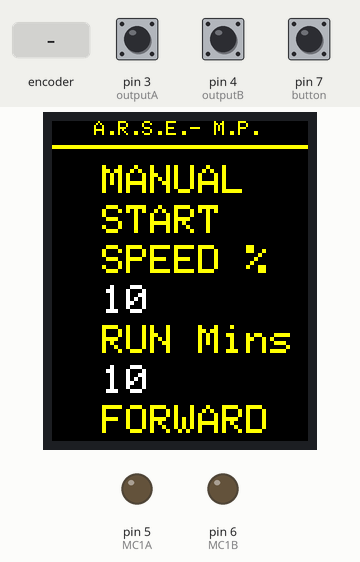
Simulated run of this sketch. Board: Arduino Nano, built with avr-gcc and run on an emulated ATmega328P. Shown: 128×160 colour display, output pins drawn as LEDs (lit = HIGH). Inputs (shaded band) come from the test bench; at power-on: pin 7 (button) HIGH, pin 3 (outputA) HIGH, pin 4 (outputB) HIGH. What the sketch prints to the serial monitor is not drawn.

Above: at 6.4 s.
6.5 s: pin 7 (button) pulled LOW for 0.15 s
At 6.8 s:
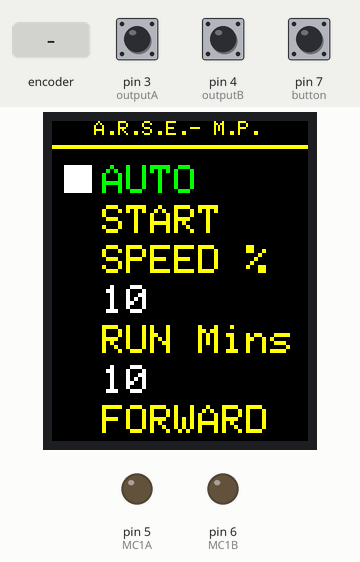
8.1 s: rotary encoder on pin 3 (outputA) / pin 4 (outputB) turned 3 steps (first pin leading)
At 8.9 s:
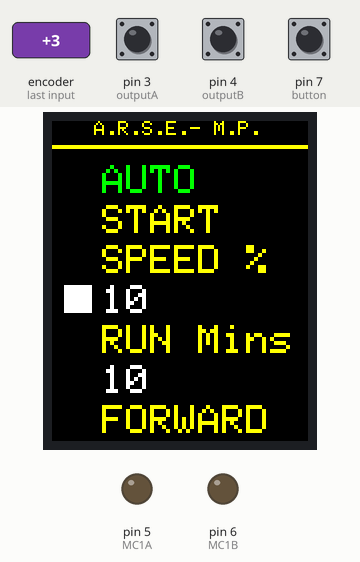
10.2 s: pin 7 (button) pulled LOW for 1 s
At 10.7 s:
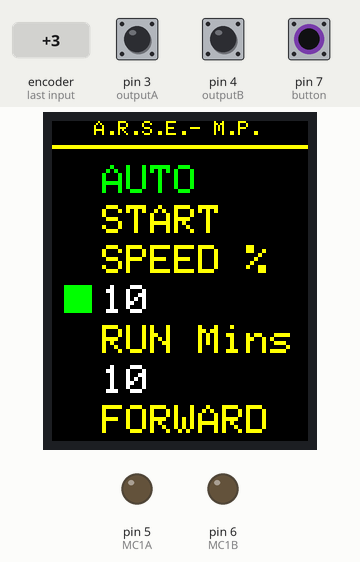
12.7 s: rotary encoder on pin 3 (outputA) / pin 4 (outputB) turned 1 step (first pin leading)
At 13.2 s:
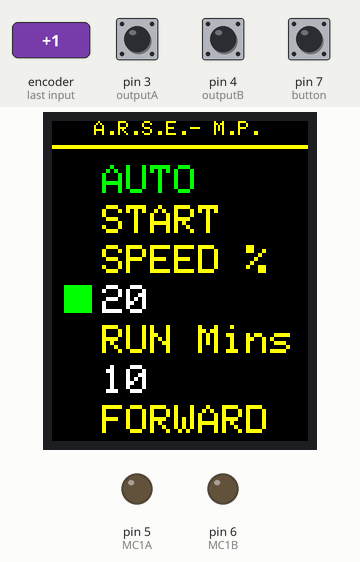
Timing chart, 0 to 15.4 s (numbered marks = the images above; inputs shaded):
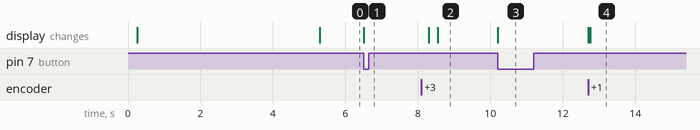

Measured:
- after the input at 6.5 s, the display: changes at once (image 1)
- after the input at 8.1 s, the display: first changes after 0.20 s (image 2 shows a later state)
- after the input at 10.2 s, the display: changes at once (image 3)
- after the input at 12.7 s, the display: first changes at once (image 4 shows a later state)

The sketch:

DCMotorSpeedCTRL.ino
```cpp
// GJB This Works
//BLK - 5V
//RST - D8
//DC  - D9
//CS  - D10
//SDA - D11
//SCK - D13
//VCC - 5V
//GND - GND

/**************************************************************************
  This is a library for several Adafruit displays based on ST77* drivers.

 **************************************************************************/
#include <SPI.h>
#include <Adafruit_GFX.h>    // Core graphics library
#include <Adafruit_ST7735.h> // Hardware-specific library for ST7735

// These pins will also work for the 1.8" TFT shield.
#define TFT_CS        10 //GJB For Nano
#define TFT_RST        8 // Or set to -1 and connect to Arduino RESET pin
#define TFT_DC         9 //GJB for nano

#define MC1A        5  //PWM Pin for motor control
#define MC1B        6  //PWM Pin for motor control

Adafruit_ST7735 tft = Adafruit_ST7735(TFT_CS, TFT_DC, TFT_RST); // This creates the screen object


//Rotary Encoder input including button
int outputA = 3;
int outputB = 4;
int button = 7;

// variables for the Rotary Encoder
int aState;
int oldState;
int bState;
int btnState;
int oldB = 0;

int mode = 0;               // 0 for selecting from the menu, 1 for setting the speed, 2 for setting the time
int sel = 0;                // rotary encoder count 0 - 15
int select = 0;             // menu selection based on 'sel'
int oldselect = 0;          // copy of the last selection
int mspeed = 10;            // The motor speed. nominally in %
int rspeed = 0;             // The actual speed command to the motor (0-255) i.e. mspeed * 2.55
int runMins = 10;           // The minutes it will run for if AUTO mode is selected
bool am = true;             // True=Manual, False=AUTO
bool runStop = true;        // True=Stopped, False=Running
bool rev = true;            // True=Forward, False=Reverse

//Variables for the run timer
unsigned long oldMillis = 0;
unsigned long nowMillis = 0;
unsigned long aMin = 60000;  // 1 minute in milliseconds


int colorB = 0xF800;


// START OF SETUP =========================================
void setup(void) {
  Serial.begin(9600);
  Serial.print(F("Hello! ST77xx TFT Test"));
  // Use this initializer if using a 1.8" TFT screen:
  tft.initR(INITR_GREENTAB);      // Init ST7735S chip, black tab (GREENTAB seems to work better)

  Serial.println(F("Initialized"));

  pinMode(MC1A, OUTPUT);        // Setup the two PWM pins for thr motor
  pinMode(MC1B, OUTPUT);

  tft.fillScreen(ST77XX_BLACK); //Clear the screen to Black

  delay(50);
  tft.setRotation(2);           //Use the screen in portrait mode
  //lame joke intro display
  tft.fillScreen(0x0000);
  testdrawtext("Automatic", ST77XX_YELLOW, 10, 0);
  testdrawtext("Rotary", ST77XX_YELLOW, 10, 10);
  testdrawtext("Sand", ST77XX_YELLOW, 10, 20);
  testdrawtext("Equipment", ST77XX_YELLOW, 10, 30);
  testdrawtext("Metal", ST77XX_YELLOW, 10, 40);
  testdrawtext("Polisher", ST77XX_YELLOW, 10, 50);

  delay(5000);                  //Let the joke sink in for 5 seconds

// The contacts on the Rotary Encoder (The knob) switch to ground, so must be 'pulled up' when open
  pinMode(outputA, INPUT_PULLUP);
  pinMode(outputB, INPUT_PULLUP);
  pinMode(button, INPUT_PULLUP);
  oldState = digitalRead(outputA);

  redrawScreen();
}
//  END OF SETUP ======================================

//  MAIN LOOP =========================================
void loop() {

  // read the selector switch and the button
  btnState = digitalRead(button);
  aState = digitalRead(outputA);
  bState = digitalRead(outputB);

  // Actions dependant on mode
  if (mode == 0) {
    doMode0();        // Menu selection
  }
  if (mode == 1) {
    doMode1();        // Set speed
  }
  if (mode == 2) {
    doMode2();        // set mins
  }
  oldState = aState;

  doButtons(); // deal with any press of the button (The knob)

  //ACTUALLY CONTROL MOTOR
  if (!runStop)
  {
    rspeed=(mspeed*255)/100;
    if (rev)
    {
      analogWrite(MC1A, 0);       // forward
      analogWrite(MC1B, rspeed);
    }
    else
    {
      analogWrite(MC1A, rspeed);   // reverse
      analogWrite(MC1B, 0);
    }
  }
  else
  {
    analogWrite(MC1A, 0);       // Stop !!
    analogWrite(MC1B, 0);
    rspeed=0;
  }

  // TIMED RUN
  if (!runStop && !am && runMins > 0)   // if running in Auto and a valid run time has been set
  {
    nowMillis = millis();
    if (nowMillis - oldMillis >= aMin)
    {
      oldMillis = nowMillis;
      runMins--;                        // every minute decrement the RUN Mins number and update the screen
      showRunTime();
      if (runMins < 1)                  // When the timer reaches zero, stop the motor and update the display
      {
        runStop = true;
        testdrawtext("START", ST77XX_YELLOW, 25, 42);
      }
    }

  }
  else
  {
    oldMillis = millis();
  }
}
//   END OF MAIN LOOP ============================

//  PROCESS THE BUTTON PRESS
void doButtons()
{
  //Serial.print(btnState);
  //Serial.println(oldB);
  if (btnState == 0 && oldB == 1)
  {
    Serial.print(btnState);
    Serial.println(oldB);
    //AUTO MANUAL SELECTION
    if (mode == 0 && select == 0) {
      am = !am;
      tft.setTextSize(2);
      if (am) {
        testdrawtext("MANUAL", ST77XX_YELLOW, 25, 22);
      } else {
        testdrawtext("AUTO  ", ST77XX_GREEN, 25, 22);
      }
      doSquares();
      delay(100);
    }

    // RUN / STOP
    if (mode == 0 && select == 1) {
      runStop = !runStop;
      tft.setTextSize(2);
      if (runStop) {
        testdrawtext("START", ST77XX_YELLOW, 25, 42);
      } else {
        testdrawtext("STOP ", ST77XX_BLUE, 25, 42);
      }
      doSquares();
      delay(100);
    }

    // CHANGE TO MODE 1 AND SET SPEED
    if (select == 2)
    {
      if (mode == 0)
      {
        mode = 1;
        Serial.print(mode);
        //redrawScreen();
        drawarect(6, 14, 82, 14, ST77XX_GREEN);
        delay(200);
      }
      else
        // CHANGE BACK TO Mode 0
      {
        mode = 0;
        doSquares();
        delay(200);
      }
    }
    // CHANGE TO MODE 2 AND SET TIMED RUN
    if (select == 3)
    {
      if (mode == 0)
      {
        mode = 2;
        drawarect(6, 14, 122, 14, ST77XX_GREEN);
        delay(200);
      }
      else
        // CHANGE BACK TO Mode 0
      {
        mode = 0;
        doSquares();
        delay(200);
      }
    }
    // FORWARD  /  REVERSE
    if (mode == 0 && select == 4) {
      rev = !rev;
      tft.setTextSize(2);
      if (rev) {
        testdrawtext("FORWARD", ST77XX_YELLOW, 25, 142);
      } else {
        testdrawtext("REVERSE", ST77XX_BLUE, 25, 142);
      }
      doSquares();
      delay(100);
    }

    Serial.println(mode);

  }
  oldB = btnState;
}
//  MAIN SELECTION
void doMode0()
{
  if (mode == 0 && aState != oldState)
  {
    if (bState != aState)
    {
      sel++;
      if (sel > 15) {
        sel = 0;
      }
    }
    else
    {
      sel--;
      if (sel < 0) {
        sel = 15;
      }
    }
    // Serial.print("Selection = ");
    // Serial.println(sel);
    if (sel >= 0 && sel < 3) {
      select = 0;
    }
    if (sel >= 3 && sel < 6) {
      select = 1;
    }
    if (sel >= 6 && sel < 9) {
      select = 2;
    }
    if (sel >= 9 && sel < 12) {
      select = 3;
    }
    if (sel >= 12 && sel < 15) {
      select = 4;
    }

    if (oldselect != select && select == 0) {

      doSquares();

      oldselect = select;
    }
    if (oldselect != select && select == 1) {

      doSquares();

      oldselect = select;
    }
    if (oldselect != select && select == 2) {

      doSquares();

      oldselect = select;
    }
    if (oldselect != select && select == 3) {

      doSquares();

      oldselect = select;
    }
    if (oldselect != select && select == 4) {

      doSquares();

      oldselect = select;
    }
  }

}
// SET SPEED
void doMode1()
{
  if (aState != oldState)
  {
    if (bState != aState)
    {
      if (mspeed < 100) {
        mspeed += 5;
      }
    }
    else
    {
      if (mspeed > 5) {
        mspeed -= 5;
      }
    }
    tft.setTextColor(ST77XX_WHITE, ST77XX_BLACK);
    tft.setCursor(25, 82);
    tft.print(mspeed, 1);
    tft.print("  ");


  }
}


// SET TIMED RUN
void doMode2()
{
  if (aState != oldState)
  {
    if (bState != aState)
    {
      if (runMins < 120) {
        runMins += 1;
      }
    }
    else
    {
      if (runMins > 1) {
        runMins -= 1;
      }
    }
    showRunTime();
  }
}
// SHOW CURRENT RUN TIME
void showRunTime()
{
  tft.setTextColor(ST77XX_WHITE, ST77XX_BLACK);
  tft.setCursor(25, 122);
  tft.print(runMins, 1);
  tft.print("  ");
}
//REDRAW SELECTION RECTANGLES
void doSquares()
{
  drawarect(5, 16, 21, 140, ST77XX_BLACK);
  if (select == 0) {
    drawarect(6, 14, 22, 14, ST77XX_WHITE);
  }
  if (select == 1) {
    drawarect(6, 14, 42, 14, ST77XX_WHITE);
  }
  if (select == 2) {
    drawarect(6, 14, 82, 14, ST77XX_WHITE);
  }
  if (select == 3) {
    drawarect(6, 14, 122, 14, ST77XX_WHITE);
  }
  if (select == 4) {
    drawarect(6, 14, 142, 14, ST77XX_WHITE);
  }
}


// REFRESH MAIN SCREEN
void redrawScreen()
{
  tft.fillScreen(0x0000);
  tft.setTextSize(1);
  testdrawtext(" A.R.S.E.- M.P.", ST77XX_YELLOW, 15, 0);
  drawarect(0, 160, 12, 2, ST77XX_YELLOW);
  tft.setTextSize(2);
  if (am) {
    testdrawtext("MANUAL", ST77XX_YELLOW, 25, 22);
  } else {
    testdrawtext("AUTO  ", ST77XX_GREEN, 25, 22);
  }
  if (runStop) {
    testdrawtext("START", ST77XX_YELLOW, 25, 42);
  } else {
    testdrawtext("STOP ", ST77XX_BLUE, 25, 42);
  }

  testdrawtext("SPEED %", ST77XX_YELLOW, 25, 62);
  tft.setCursor(25, 82);
  tft.setTextColor(ST77XX_WHITE);
  tft.print(mspeed, 1);

  testdrawtext("RUN Mins", ST77XX_YELLOW, 25, 102);
  tft.setCursor(25, 122);
  tft.setTextColor(ST77XX_WHITE);
  tft.print(runMins, 1);
  if (rev) {
    testdrawtext("FORWARD", ST77XX_YELLOW, 25, 142);
  } else {
    testdrawtext("REVERSE", ST77XX_GREEN, 25, 142);
  }

}

// PRINT SOME TEXT at CURSOR X,Y
void testdrawtext(char *text, uint16_t color, int16_t x, int16_t y) {
  tft.setCursor(x, y);
  tft.setTextColor(color, ST77XX_BLACK);
  tft.setTextWrap(true);
  tft.print(text);
}

//DRAW A RECTANGLE
void drawarect(int16_t x1, int16_t x2, int16_t y1, int16_t y2, uint16_t color)
{
  tft.fillRect(x1, y1, x2, y2, color);
}
```
